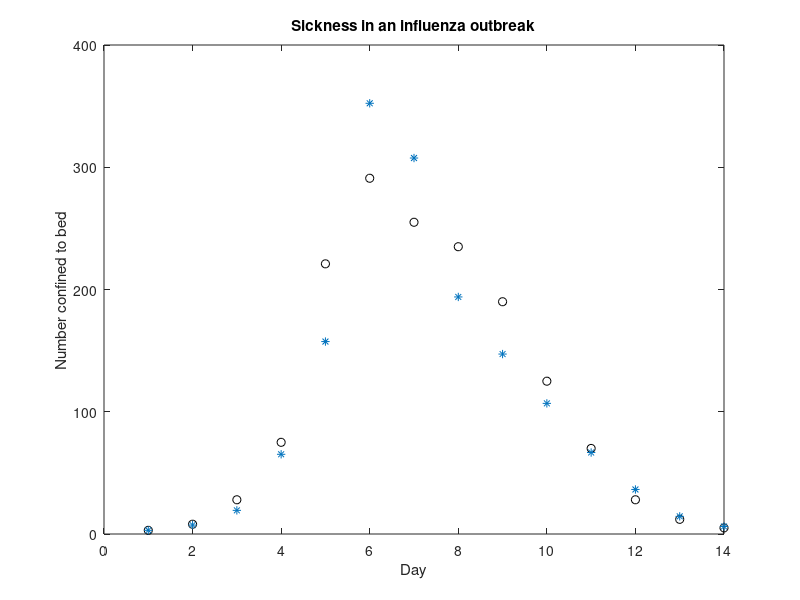

MATLAB code to generate this figure:
day = [1, 2, 3, 4, 5, 6, 7, 8, 9, 10, 11, 12, 13, 14];
sick = [3, 8, 28, 75, 221, 291, 255, 235, 190, 125, 70, 28, 12, 5];

i0 = 3;
aLikely = 0.0026;

healthy = zeros(1, length(sick));
healthy(1)=763-i0;

for t=2:length(sick)
    healthy(t)=healthy(t-1)*exp(-aLikely*sick(t-1));
end

% Because we assume the values of s_1 and i_1, we will 
% only optimize over s_2:14 and i_2:14

healthyBase = healthy(1:length(healthy)-1);
healthyPlus = healthy(2:length(healthy));

sickBase = sick(1:length(sick)-1)
sickPlus = sick(2:length(sick))

newSickOptimizer = @(b) (healthyBase.*(1-exp(-aLikely*sickBase))+b*sickBase-sickPlus)
bInit = 1;
bFin = lsqnonlin(newSickOptimizer, bInit)
newSickPredictions = healthyBase.*(1-exp(-aLikely*sickBase))+bFin*sickBase

plot(day, sick, 'ko', day, cat(2, [3], newSickPredictions), '*');
title('Sickness in an influenza outbreak')
xlabel('Day');
ylabel('Number confined to bed');
